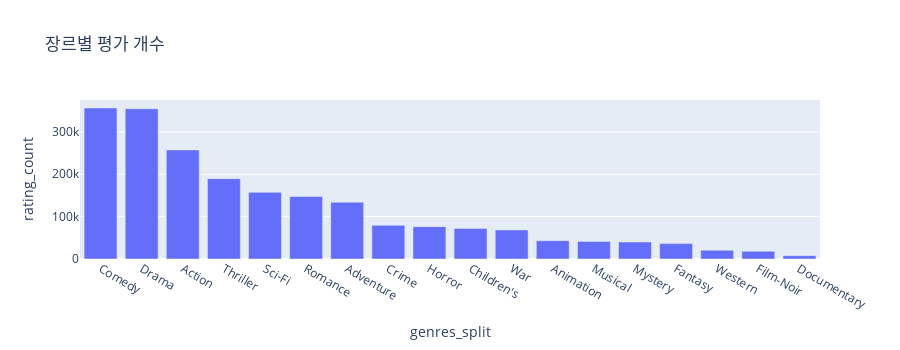

This figure's notebook cell:
### Markdown cell above
모든 장르가 거의 비슷한 평점을 가지고 있는 것 같네요. 다만 호러물은 다른 장르에 비해 낮은 평점을 가지고 있습니다.

의외(?)로 다큐멘터리가 높은 평점을 가지고 있습니다. 😁

과연 다큐멘터리 평점이 신뢰할 수 있는 값일까요?
좀 더 살펴보기 위해 장르별로 평가 개수를 확인해 봅시다.

- x축: 장르
- y축: 평가 개수

### Code cell
# plotly 버전
px.bar(rating_by_genre_df, x='genres_split', y='rating_count', height=350, title='장르별 평가 개수').update_xaxes(categoryorder="total descending")

### Figure 1 — Plotly figure (JSON) as saved in the notebook; plotly's stock layout.template omitted (floating-point values rounded to 4 significant figures)
{"data": [{"alignmentgroup": "True", "hovertemplate": "genres_split=%{x}<br>rating_count=%{y}<extra></extra>", "legendgroup": "", "marker": {"color": "#636efa", "pattern": {"shape": ""}}, "name": "", "offsetgroup": "", "orientation": "v", "showlegend": false, "textposition": "auto", "type": "bar", "x": ["Horror", "Children's", "Fantasy", "Sci-Fi", "Adventure", "Action", "Comedy", "Thriller", "Romance", "Western", "Musical", "Mystery", "Animation", "Crime", "Drama", "War", "Documentary", "Film-Noir"], "xaxis": "x", "y": [76386, 72186, 36301, 157294, 133953, 257457, 356580, 189680, 147523, 20683, 41533, 40178, 43293, 79541, 354529, 68527, 7910, 18261], "yaxis": "y"}], "layout": {"barmode": "relative", "height": 350, "legend": {"tracegroupgap": 0}, "title": {"text": "장르별 평가 개수"}, "xaxis": {"anchor": "y", "categoryorder": "total descending", "domain": [0, 1], "title": {"text": "genres_split"}}, "yaxis": {"anchor": "x", "domain": [0, 1], "title": {"text": "rating_count"}}}}
